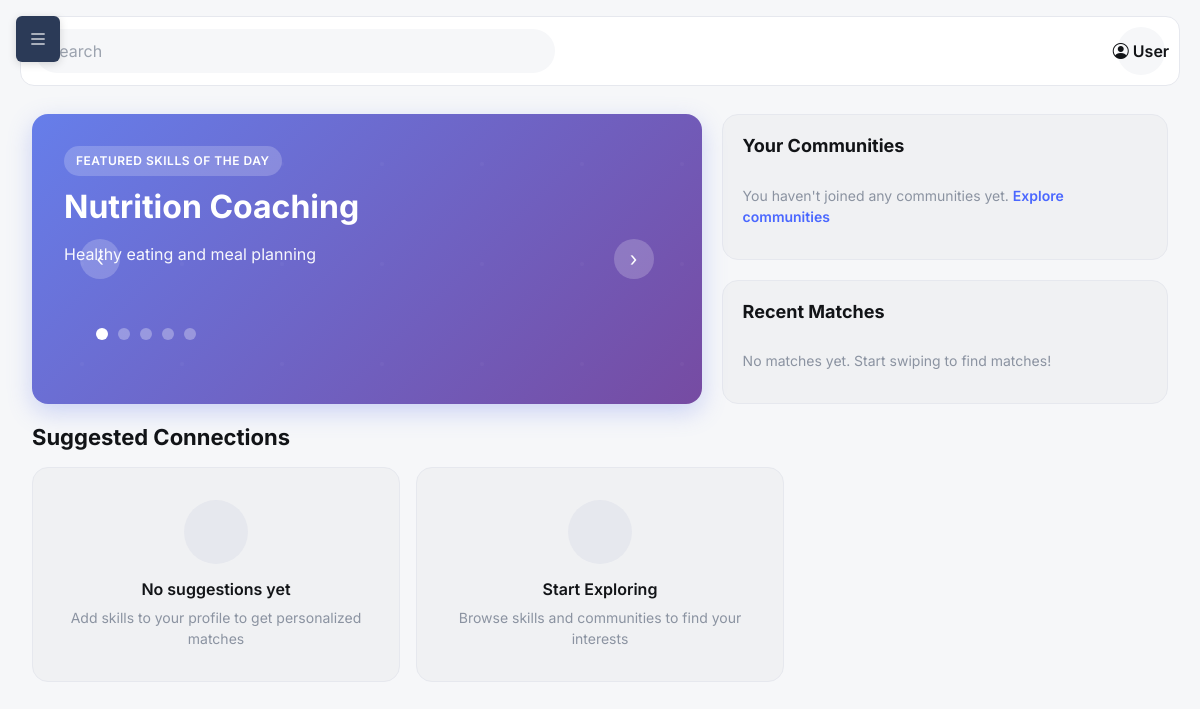
/dashboard/, run on the app's committed database.
### skills/models.py (models this page shows, shortened)
class Skill(models.Model):
    name = models.CharField(max_length=120, unique=True)
    description = models.TextField(blank=True)

### core/views.py (the view, shortened to what this page needs)
# urls.py: path('dashboard/', views.home, name='home'),
def home(request):
    user = request.user if request.user.is_authenticated else None
    featured_skills = Skill.objects.filter(
        description__isnull=False
    ).exclude(
        description=''
    ).order_by('?')[:5]
    if featured_skills.count() < 5:
        featured_skills = Skill.objects.order_by('?')[:5]
    user_communities = []
    if user:
        user_communities = Community.objects.filter(members=user)[:5]
    recent_matches = []
    if user:
        recent_matches = Match.objects.filter(
            Q(user_a=user) | Q(user_b=user)
        ).select_related('user_a', 'user_b').order_by('-created_at')[:2]
    matched_users = []
    context = {
        'featured_skills': featured_skills,
        'user_communities': user_communities,
        'recent_matches': recent_matches,
        'matched_users': matched_users,
    }
    return render(request, 'core/home.html', context)

### core/templates/core/home.html (shortened to what this page needs)
{% extends 'base.html' %}
{% block content %}
<div class="dashboard-grid">
    <div class="featured-card">
        <div class="carousel-container">
            {% if featured_skills %}
                <button class="carousel-nav carousel-prev" onclick="changeSlide(-1)">‹</button>
                {% for skill in featured_skills %}
                <div class="carousel-slide {% if forloop.first %}active{% endif %}" data-slide="{{ forloop.counter0 }}">
                    <div class="featured-content">
                        <div class="featured-label">Featured Skills of the Day</div>
                        <h2>{{ skill.name }}</h2>
                        <p>{% if skill.description %}{{ skill.description }}{% else %}Discover this skill and connect with others who share your interest!{% endif %}</p>
                    </div>
                </div>
                {% endfor %}
                <button class="carousel-nav carousel-next" onclick="changeSlide(1)">›</button>
                <div class="featured-dots">
                    {% for skill in featured_skills %}
                    <span onclick="goToSlide({{ forloop.counter0 }})" class="{% if forloop.first %}active{% endif %}"></span>
                    {% endfor %}
                </div>
            {% endif %}
        </div>
    </div>
    <div class="sidebar-cards">
        <div class="info-card">
            <h3>Your Communities</h3>
            {% if user_communities %}
                <div class="community-list">
                    {% for community in user_communities %}
                        <a href="/communities/" class="community-item">
                            <div class="community-icon">{{ community.name|first|upper }}</div>
                            {{ community.name }}
                        </a>
                    {% endfor %}
                </div>
            {% else %}
                <div class="empty-state-small">
                    You haven't joined any communities yet. <a href="/communities/">Explore communities</a>
                </div>
            {% endif %}
        </div>
        <div class="info-card">
            <h3>Recent Matches</h3>
            {% if recent_matches %}
                <div class="match-grid">
                    {% for match in recent_matches %}
                        <div class="match-item">
                            <div class="match-avatar">
                                {% if match.user_a == user %}
                                    {{ match.user_b.username|first|upper }}
                                {% else %}
                                    {{ match.user_a.username|first|upper }}
                                {% endif %}
                            </div>
                            <div class="match-info">
                                <div class="match-name">
                                    {% if match.user_a == user %}
                                        {{ match.user_b.username }}
                                    {% else %}
                                        {{ match.user_a.username }}
                                    {% endif %}
                                </div>
                                <div class="match-time">{{ match.created_at|timesince }} ago</div>
                            </div>
                        </div>
                    {% endfor %}
                </div>
            {% else %}
                <div class="empty-state-small">
                    No matches yet. Start swiping to find matches!
                </div>
            {% endif %}
        </div>
    </div>
</div>
<div class="suggestions-section">
    <h2 class="section-header">Suggested Connections</h2>
    <div class="suggestions-grid">
        {% if matched_users %}
            {% for match in matched_users %}
                <div class="suggestion-card">
                    <div class="suggestion-header">
                        <div class="suggestion-avatar">{{ match.user.username|first|upper }}</div>
                        <div class="suggestion-info">
                            <h4>{{ match.user.username }}</h4>
                            <div class="suggestion-skill">
                                Can teach: <span class="skill-name">{{ match.skill.name }}</span>
                            </div>
                        </div>
                    </div>
                </div>
            {% endfor %}
        {% else %}
            <div class="placeholder-card">
                <div class="avatar-placeholder"></div>
                <h4>No suggestions yet</h4>
                <p>Add skills to your profile to get personalized matches</p>
            </div>
            <div class="placeholder-card">
                <div class="avatar-placeholder"></div>
                <h4>Start Exploring</h4>
                <p>Browse skills and communities to find your interests</p>
            </div>
        {% endif %}
    </div>
</div>
{% endblock %}

### static/css/main.css (style rules this page uses)
:root { --bg:#f6f7f9;--card:#f0f1f3;--sidebar:#233455;--sidebarText:#e6ecf5;--text:#121417;--muted:#8b93a1;--brand:#4a67ff }
* { box-sizing:border-box }
html,body { margin:0;padding:0;font-family:Inter,system-ui,-apple-system,Segoe UI,Roboto,Arial,sans-serif;color:var(--text);background:var(--bg) }

### templates/base.html (style rules this page uses)
:root { --sidebar-width: 280px; --collision-breakpoint: 1200px; }

### core/templates/core/home.html (style rules this page uses)
.dashboard-grid { display: grid; grid-template-columns: 1.2fr 0.8fr; gap: 20px; margin-bottom: 20px; }
.featured-card { background: linear-gradient(135deg, #667eea 0%, #764ba2 100%); border-radius: 16px; padding: 32px; color: white; min-height: 260px; position: relative; overflow: hidden; box-shadow: 0 8px 24px rgba(102, 126, 234, 0.3); }
.featured-card::before { content: ''; position: absolute; top: 0; left: 0; right: 0; bottom: 0; opacity: 0.3; }
.carousel-container { position: relative; width: 100%; height: 100%; }
.carousel-slide { display: none; animation: fadeIn 0.5s ease; }
.carousel-slide.active { display: block; }
.carousel-nav { position: absolute; top: 50%; transform: translateY(-50%); background: rgba(255, 255, 255, 0.2); border: none; color: white; width: 40px; height: 40px; border-radius: 50%; cursor: pointer; display: flex; align-items: center; justify-content: center; font-size: 20px; transition: all 0.2s; z-index: 10; }
.carousel-prev { left: 16px; }
.carousel-next { right: 16px; }
.featured-content { position: relative; z-index: 1; }
.featured-label { display: inline-block; background: rgba(255, 255, 255, 0.2); padding: 6px 12px; border-radius: 20px; font-size: 12px; font-weight: 600; text-transform: uppercase; letter-spacing: 0.5px; margin-bottom: 12px; }
.featured-card h2 { font-size: 32px; font-weight: 700; margin-bottom: 16px; }
.featured-card p { font-size: 16px; line-height: 1.6; opacity: 0.95; margin-bottom: 24px; }
.featured-dots { display: flex; gap: 10px; margin-top: auto; position: absolute; bottom: 32px; left: 32px; z-index: 10; }
.featured-dots span { width: 12px; height: 12px; border-radius: 50%; background: rgba(255, 255, 255, 0.3); cursor: pointer; transition: all 0.2s; }
.featured-dots span.active { background: white; }
.sidebar-cards { display: flex; flex-direction: column; gap: 20px; }
.info-card { background: var(--card); border-radius: 16px; padding: 20px; border: 1px solid #e6e8ee; }
.info-card h3 { font-size: 18px; font-weight: 700; margin-bottom: 16px; color: var(--text); }
.empty-state-small { color: var(--muted); font-size: 14px; padding: 12px 0; }
.empty-state-small a { color: var(--brand); text-decoration: none; font-weight: 600; }
.suggestions-section { margin-top: 20px; }
.section-header { font-size: 22px; font-weight: 700; margin-bottom: 16px; color: var(--text); }
.suggestions-grid { display: grid; grid-template-columns: repeat(auto-fill, minmax(280px, 1fr)); gap: 16px; }
.placeholder-card { background: var(--card); border-radius: 16px; padding: 32px 20px; border: 1px solid #e6e8ee; text-align: center; }
.placeholder-card .avatar-placeholder { width: 64px; height: 64px; border-radius: 50%; background: #e6e8ee; margin: 0 auto 16px; }
.placeholder-card h4 { font-size: 16px; font-weight: 600; color: var(--text); margin-bottom: 8px; }
.placeholder-card p { font-size: 14px; color: var(--muted); }

### data on the page
Skill: name "Nutrition Coaching", description "Healthy eating and meal planning"

### other printed values
{{ user.username|default:"User" }} "User"
